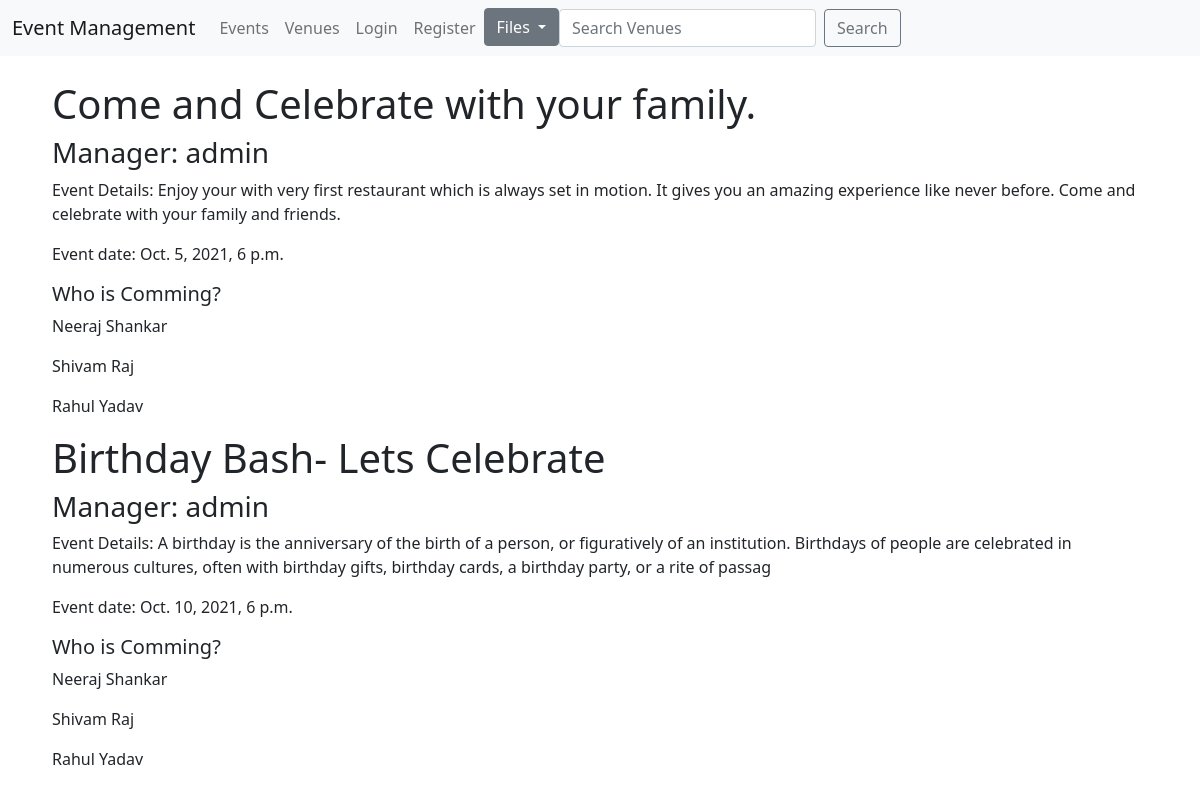
The app's page /, older data.
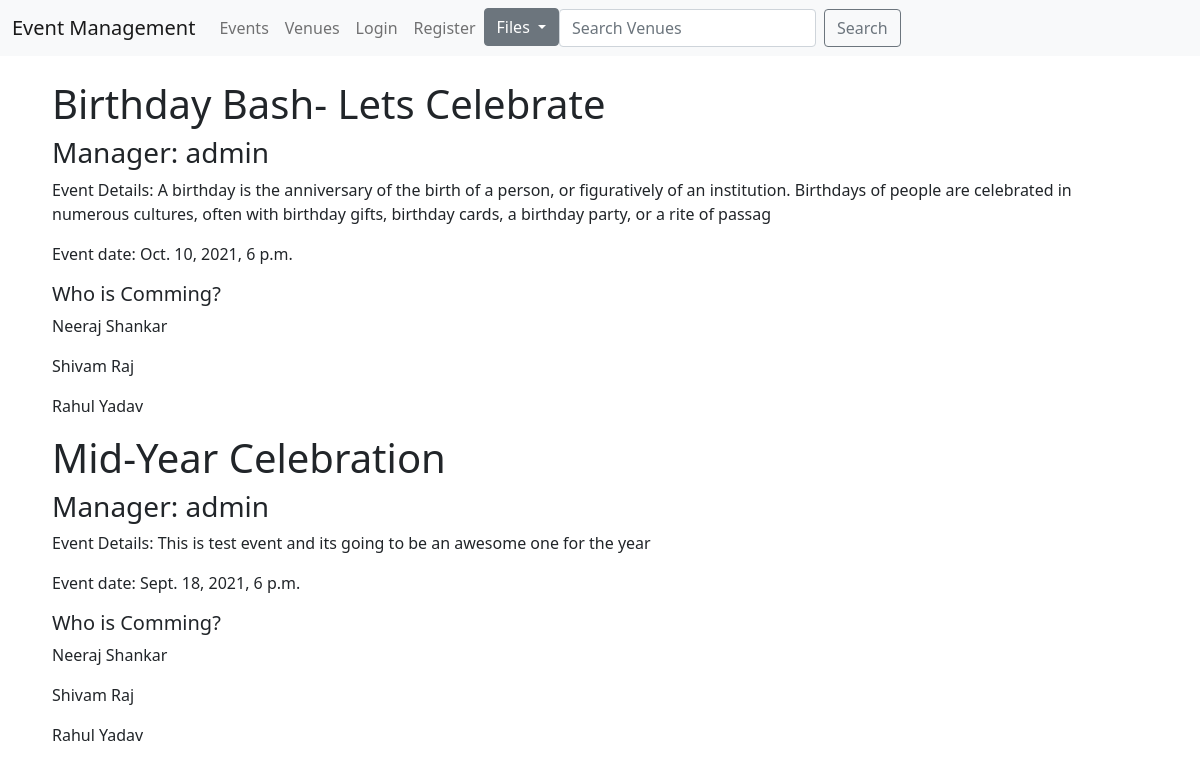
The same page, newer data.
### events/models.py (models this page shows, shortened)
class Event(models.Model):
    name = models.CharField('Event Name', max_length=100)
    event_date = models.DateTimeField()
    venue = models.ForeignKey(Venue, blank=True, null=True, on_delete=models.CASCADE)
    event_manager = models.ForeignKey(User, blank=True, null=True, on_delete=SET_NULL)
    description = models.TextField('Event Description')
    attendees = models.ManyToManyField(MyClubUser, blank=True)

class MyClubUser(models.Model):
    first_name = models.CharField('First Name', max_length=50)
    last_name = models.CharField('Last Name', max_length=50)
    email_address = models.EmailField('Email Address')
    def __str__(self):
        return self.first_name + ' ' + self.last_name

### events/views.py (the view)
# urls.py: path('', views.showEvents, name="list-events"),
def showEvents(request):
    event_list = Event.objects.all()
    return render(request, 'event-list.html', {'event_list': event_list})

### templates/event-list.html (shortened to what this page needs)
{% extends 'base.html' %}
{% block body%}
<div class="container mx-4 my-4">
    {% for event in event_list%}
    <div class="event-detail mx-3">
        <h1>{{event.name}}</h1>
        <h3>Manager: {{event.event_manager}}</h3>
        <p>Event Details: {{event.description}}</p>
        <p>Event date: {{event.event_date}}</p>
        <h5>Who is Comming?</h5>
        {% for user in event.attendees.all%}
        <p>{{user}}</p>
        {% endfor%}
    </div>
    {% endfor %}
</div>
{% endblock body%}

Row changes from the older to the newer data that the page shows:
removed Event: name "Come and Celebrate with your family.", event_manager "admin", description "Enjoy your with very first restaurant which is always set in motion. It gives you an amazing experience like never before. Come and celebrate with your family and friends.", event_date "Oct. 5, 2021, 6 p.m.", MyClubUser (first_name+last_name "Neeraj Shankar"), MyClubUser (first_name+last_name "Shivam Raj"), MyClubUser (first_name+last_name "Rahul Yadav")
added Event: name "Mid-Year Celebration", event_manager "admin", description "This is test event and its going to be an awesome one for the year", event_date "Sept. 18, 2021, 6 p.m.", MyClubUser (first_name+last_name "Neeraj Shankar"), MyClubUser (first_name+last_name "Shivam Raj"), MyClubUser (first_name+last_name "Rahul Yadav")
